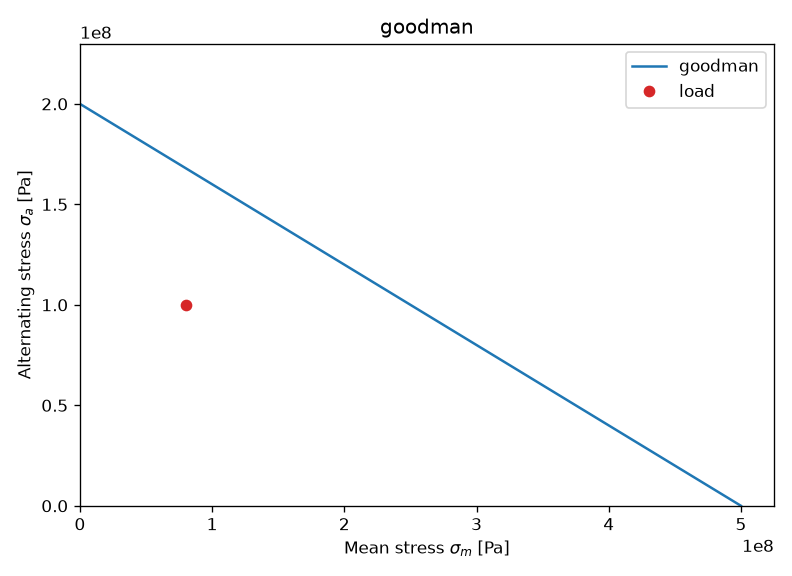

Generate this figure with Python:
#!/usr/bin/env python3
"""Infinite-life Goodman and Soderberg lines.

goodman_factor is 1/(sa/se + sm/sut).
soderberg_factor is 1/(sa/se + sm/sy).
goodman_allowable_alternating is se*(1 - sm/sut); Soderberg uses yield
in that same intercept.
"""

from __future__ import annotations

import argparse
import math
import sys
import tempfile
from pathlib import Path

CHECK_TOL = 1e-9
SKILL_DIR = Path(__file__).resolve().parent

ASSUMPTIONS = (
    "one cycle shape; alternating stress >= 0; tensile mean stress "
    "below the intercept; Goodman n = 1/(sa/se + sm/sut) from the "
    "straight line of NASA TN D-3883; Soderberg n = 1/(sa/se + sm/sy); "
    "sa_allow at n = 1 is se*(1 - sm/intercept); "
    "Miner sums and crack growth are omitted"
)


def print_kv(key: str, value: object) -> None:
    if isinstance(value, float):
        text = f"{value:.8g}"
    else:
        text = str(value)
    print(f"{key}: {text}")


def close(actual: float, expected: float) -> bool:
    scale = max(abs(expected), 1.0)
    return abs(actual - expected) <= CHECK_TOL * scale


def require_positive(name: str, value: float) -> None:
    if not math.isfinite(value) or value <= 0.0:
        raise ValueError(f"{name} must be finite and > 0")


def factor(sa: float, se: float, sm: float, intercept: float) -> float:
    return 1.0 / (sa / se + sm / intercept)


def allowable_alternating(se: float, sm: float, intercept: float) -> float:
    return se * (1.0 - sm / intercept)


def solve(
    criterion: str,
    sa: float,
    sm: float,
    se: float,
    intercept: float,
    n_required: float | None,
) -> dict[str, object]:
    if sa < 0.0 or not math.isfinite(sa):
        raise ValueError("sigma-a must be finite and >= 0")
    if sm < 0.0 or not math.isfinite(sm):
        raise ValueError("sigma-m must be finite and >= 0")
    require_positive("se", se)
    require_positive("intercept", intercept)
    name = "sut" if criterion == "goodman" else "sy"
    equation = (
        "n = 1/(sa/se + sm/sut)"
        if criterion == "goodman"
        else "n = 1/(sa/se + sm/sy)"
    )
    if sm >= intercept:
        status = "fail"
        n_value = float("nan")
        sa_allow = float("nan")
    else:
        n_value = factor(sa, se, sm, intercept)
        sa_allow = allowable_alternating(se, sm, intercept)
        need = 1.0 if n_required is None else n_required
        status = "pass" if n_value + 1e-12 >= need else "fail"
    result: dict[str, object] = {
        "criterion": criterion,
        "equation": equation,
        "sigma_a_Pa": sa,
        "sigma_m_Pa": sm,
        "se_Pa": se,
        "intercept_name": name,
        "intercept_Pa": intercept,
        "n": n_value,
        "sa_allow_Pa": sa_allow,
        "status": status,
    }
    if n_required is not None:
        result["n_required"] = n_required
    return result


def emit(result: dict[str, object], graph: Path) -> None:
    print_kv("assumptions", ASSUMPTIONS)
    for key in (
        "criterion",
        "equation",
        "sigma_a_Pa",
        "sigma_m_Pa",
        "se_Pa",
        "intercept_name",
        "intercept_Pa",
        "n",
        "n_required",
        "sa_allow_Pa",
        "status",
    ):
        if key in result:
            print_kv(key, result[key])
    print_kv("graph", str(graph))


def write_plot(result: dict[str, object], out_path: Path) -> None:
    import matplotlib.pyplot as plt

    se = float(result["se_Pa"])
    intercept = float(result["intercept_Pa"])
    sm = float(result["sigma_m_Pa"])
    sa = float(result["sigma_a_Pa"])
    fig, ax = plt.subplots(figsize=(6.6, 4.8))
    ax.plot([0.0, intercept], [se, 0.0], color="C0", label=str(result["criterion"]))
    ax.plot([sm], [sa], "o", color="C3", label="load")
    ax.set_xlim(0.0, intercept * 1.05)
    ax.set_ylim(0.0, max(se, sa) * 1.15)
    ax.set_xlabel(r"Mean stress $\sigma_m$ [Pa]")
    ax.set_ylabel(r"Alternating stress $\sigma_a$ [Pa]")
    ax.set_title(str(result["criterion"]))
    ax.legend()
    fig.tight_layout()
    out_path.parent.mkdir(parents=True, exist_ok=True)
    fig.savefig(out_path, dpi=120)
    plt.close(fig)


def run_check() -> int:
    goodman = solve("goodman", 100.0, 100.0, 200.0, 400.0, None)
    if not close(float(goodman["n"]), 1.0 / (0.5 + 0.25)):
        return fail(f"goodman n {goodman['n']}")
    if not close(float(goodman["sa_allow_Pa"]), 150.0):
        return fail("goodman allowable")
    if goodman["status"] != "pass":
        return fail("goodman status")
    soderberg = solve("soderberg", 100.0, 100.0, 200.0, 300.0, None)
    if not close(float(soderberg["n"]), 1.0 / (0.5 + 100.0 / 300.0)):
        return fail(f"soderberg n {soderberg['n']}")
    over = solve("goodman", 100.0, 100.0, 200.0, 400.0, 2.0)
    if over["status"] != "fail":
        return fail("required n was not enforced")
    past = solve("goodman", 10.0, 400.0, 200.0, 400.0, None)
    if past["status"] != "fail":
        return fail("mean at ultimate should fail")
    with tempfile.TemporaryDirectory() as folder:
        path = Path(folder) / "check.png"
        write_plot(goodman, path)
        if not path.is_file() or path.stat().st_size < 1000:
            return fail("check plot was not written")
    print("check: pass")
    print_kv("n_goodman", float(goodman["n"]))
    print_kv("n_soderberg", float(soderberg["n"]))
    return 0


def fail(message: str) -> int:
    print(f"CHECK FAIL: {message}", file=sys.stderr)
    return 1


def parse_args(argv: list[str] | None = None) -> argparse.Namespace:
    parser = argparse.ArgumentParser(description="Goodman or Soderberg infinite-life check.")
    parser.add_argument(
        "--criterion",
        choices=("goodman", "soderberg"),
        default=None,
        help="goodman or soderberg",
    )
    parser.add_argument("--sigma-a", type=float, default=None, help="alternating stress [Pa]")
    parser.add_argument("--sigma-m", type=float, default=None, help="mean stress [Pa]")
    parser.add_argument("--se", type=float, default=None, help="fully reversed endurance amplitude [Pa]")
    parser.add_argument("--sut", type=float, default=None, help="ultimate tensile strength [Pa]")
    parser.add_argument("--sy", type=float, default=None, help="yield strength [Pa]")
    parser.add_argument("--n", type=float, default=None, help="required factor of safety")
    parser.add_argument("--out", type=Path, default=None, help="PNG path")
    parser.add_argument("--check", action="store_true", help="run built-in consistency checks")
    return parser.parse_args(argv)


def main(argv: list[str] | None = None) -> int:
    args = parse_args(argv)
    if args.check:
        return run_check()
    try:
        if args.criterion is None:
            raise ValueError("requires --criterion goodman or soderberg")
        if args.sigma_a is None or args.sigma_m is None or args.se is None:
            raise ValueError("requires --sigma-a, --sigma-m, and --se")
        if args.criterion == "goodman":
            if args.sut is None:
                raise ValueError("goodman requires --sut")
            if args.sy is not None:
                raise ValueError("do not pass --sy with goodman")
            intercept = args.sut
        else:
            if args.sy is None:
                raise ValueError("soderberg requires --sy")
            if args.sut is not None:
                raise ValueError("do not pass --sut with soderberg")
            intercept = args.sy
        if args.n is not None:
            require_positive("n", args.n)
        result = solve(args.criterion, args.sigma_a, args.sigma_m, args.se, intercept, args.n)
    except ValueError as exc:
        print(f"error: {exc}", file=sys.stderr)
        return 2
    out_path = args.out if args.out is not None else SKILL_DIR / "fatigue_goodman.png"
    try:
        write_plot(result, out_path)
    except Exception as exc:
        print(f"error: {exc}", file=sys.stderr)
        return 2
    emit(result, out_path)
    return 0


if __name__ == "__main__":
    sys.exit(main())
